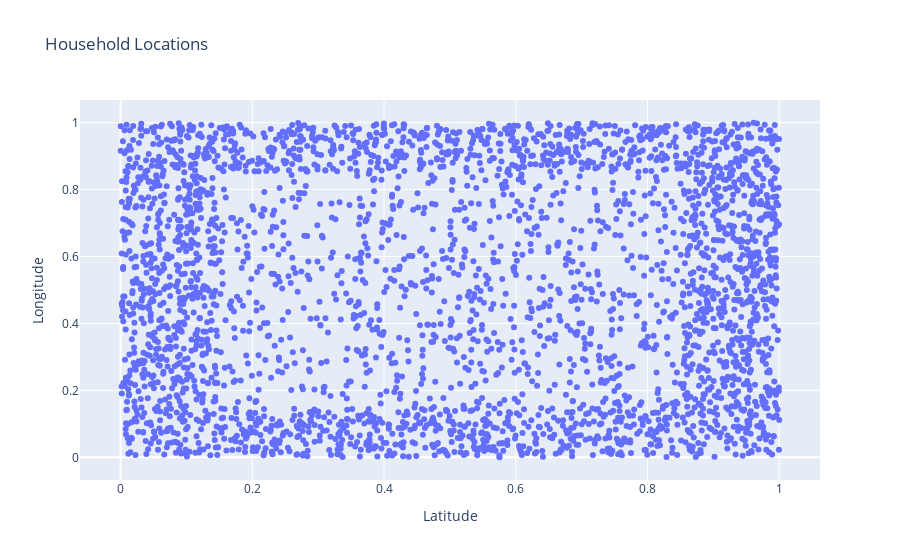

Write notebook code for a chart like this one.
### Code cell
scatter_plot = go.Figure(data=go.Scatter(x=household_locations_df['x'], y=household_locations_df['y'], mode='markers'))
scatter_plot.layout.title.text = 'Household Locations'
scatter_plot.layout.xaxis.title = 'Latitude'
scatter_plot.layout.yaxis.title = 'Longitude'
scatter_plot.show()

### Figure 1 — Plotly figure (JSON) as saved in the notebook; plotly's stock layout.template omitted (floating-point values rounded to 4 significant figures; data arrays with more than 128 entries replaced by an {"elided": "..."} marker saying what was removed)
{"data": [{"mode": "markers", "type": "scatter", "x": {"elided": "3423 float values"}, "y": {"elided": "3423 float values"}}], "layout": {"title": {"text": "Household Locations"}, "xaxis": {"title": {"text": "Latitude"}}, "yaxis": {"title": {"text": "Longitude"}}}}
